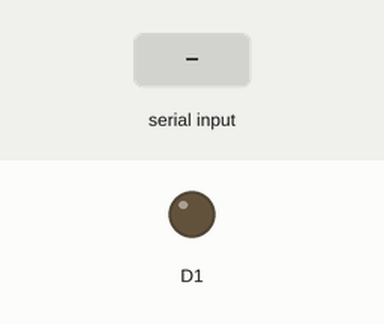
Simulated run of this sketch. Board: ESP8266 (NodeMCU). On the bench: output pins drawn as LEDs (lit = HIGH). Inputs (shaded band) come from the test bench.

Above: at 1.2 s.
1.3 s: "a\n" received over Serial
At 2.2 s:
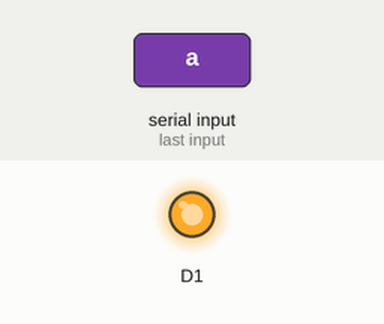
2.8 s: "1\n" received over Serial
At 3.4 s:
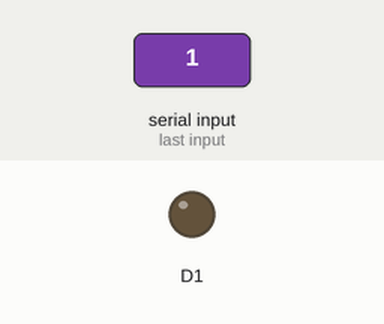
Timing chart, 0 to 5.8 s (numbered marks = the images above; inputs shaded):
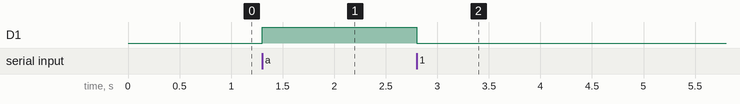

Measured:
- after the input at 1.3 s, D1: LOW → HIGH at once
- after the input at 2.8 s, D1: HIGH → LOW at once

The sketch:

Serial_Communication.ino
```cpp
void setup() {
  // put your setup code here, to run once:
  pinMode(D1, OUTPUT);
  Serial.begin(9600);
}

void loop() {
  // put your main code here, to run repeatedly:
  char command;

  //Serail == PC
  if ( Serial.available() > 0) {
    /*if data exist*/
    command = Serial.read();
    if (command =='\n');
    else if ( command == 'a')
      digitalWrite(D1, HIGH);
    else
      digitalWrite(D1, LOW);
  }
}
```
